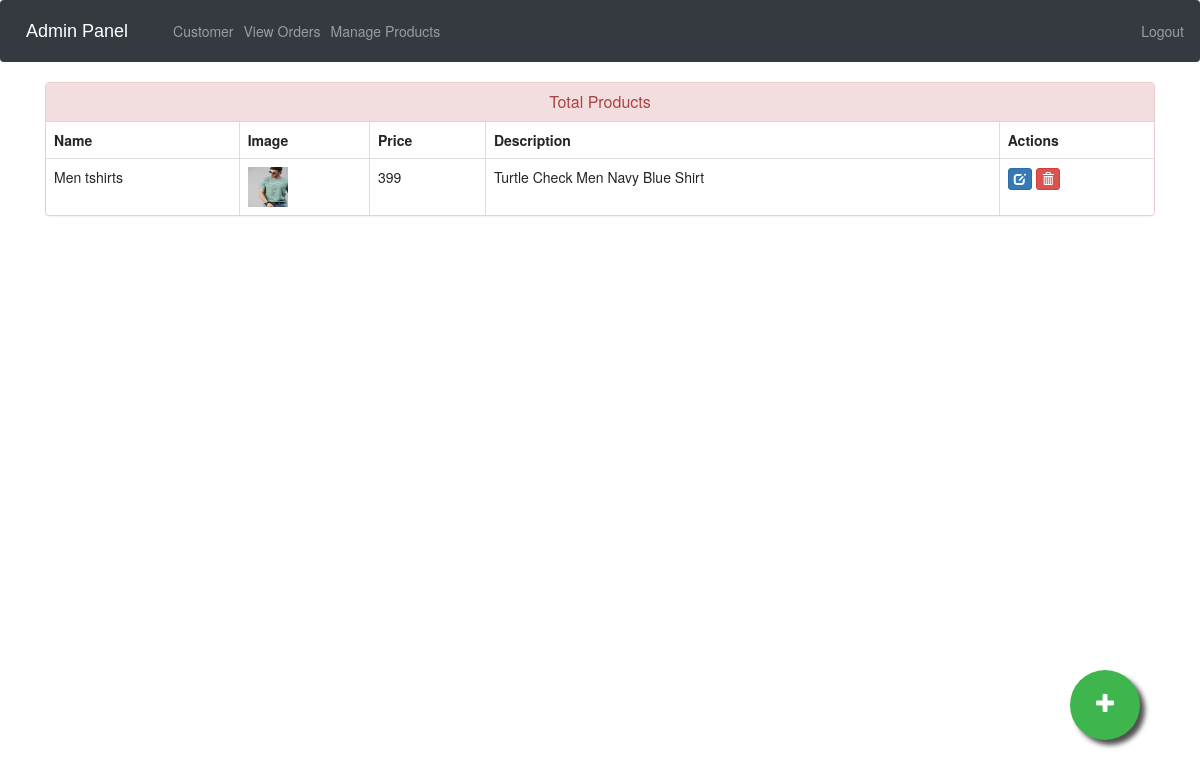
Screenshot of /admin-products (signed in) with the database file from the repository.
### ecom/models.py (models this page shows, shortened)
class Product(models.Model):
    name=models.CharField(max_length=40)
    product_image= models.ImageField(upload_to='product_image/',null=True,blank=True)
    price = models.PositiveIntegerField()
    description=models.CharField(max_length=40)

### ecom/views.py (the view)
# urls.py: path('admin-products', views.admin_products_view,name='admin-products'),
@login_required(login_url='adminlogin')
def admin_products_view(request):
    products=models.Product.objects.all()
    return render(request,'ecom/admin_products.html',{'products':products})

### templates/ecom/admin_products.html (shortened to what this page needs)
{% extends 'ecom/admin_base.html' %}
{% load static %}
{% block content %}
<head>
  <link href="//netdna.bootstrapcdn.com/bootstrap/3.0.0/css/bootstrap.min.css" rel="stylesheet" id="bootstrap-css">
</head>
<div class="container">
  <div class="panel panel-danger">
    <div class="panel-heading">
      <h6 class="panel-title">Total Products</h6>
    </div>
    <table class="table table-hover table-bordered" id="dev-table">
      <thead>
        <tr>
          <th>Name</th>
          <th>Image</th>
          <th>Price</th>
          <th>Description</th>
          <th>Actions</th>
        </tr>
      </thead>
      {% for p in products %}
  {% if p %}
      <tr>
        <td> {{p.name}}</td>
        <td> <img src="{% static p.product_image.url %}" alt="Profile Pic" height="40px" width="40px" /></td>
        <td>{{p.price}}</td>
        <td>{{p.description}}</td>
        <td><a class="btn btn-primary btn-xs" href="{% url 'update-product' p.id  %}"><span class="glyphicon glyphicon-edit"></span></a>
          <a class="btn btn-danger btn-xs" href="{% url 'delete-product' p.id  %}"><span class="glyphicon glyphicon-trash"></span></a></td>
      </tr>
      {%else%}
      <br><br><br>
      <h1>No Products!!</h1>
      {% endif %}
      {% endfor %}
    </table>
  </div>
</div>
<a href="/admin-add-product" class="float">
<i class="fa fa-plus my-float"></i>
</a>
{% endblock content %}

### templates/ecom/admin_base.html (style rules this page uses)
.fa { font-size: 23px; width: 60px; text-align: center; text-decoration: none; margin: 5px 2px; border-radius: 50%; }

### templates/ecom/admin_products.html (style rules this page uses)
a:link { text-decoration: none; }
h6 { text-align: center; }
.float { position:fixed; width:70px; height:70px; bottom:60px; right:60px; background-color:#3eb54d; color:#FFF; border-radius:50px; text-align:center; box-shadow: 5px 5px 5px #505050; }
.my-float { margin-top:22px; }

### rows the page displays
Product: name "Men tshirts", product_image (picture), price "399", description "Turtle Check Men Navy Blue Shirt"
